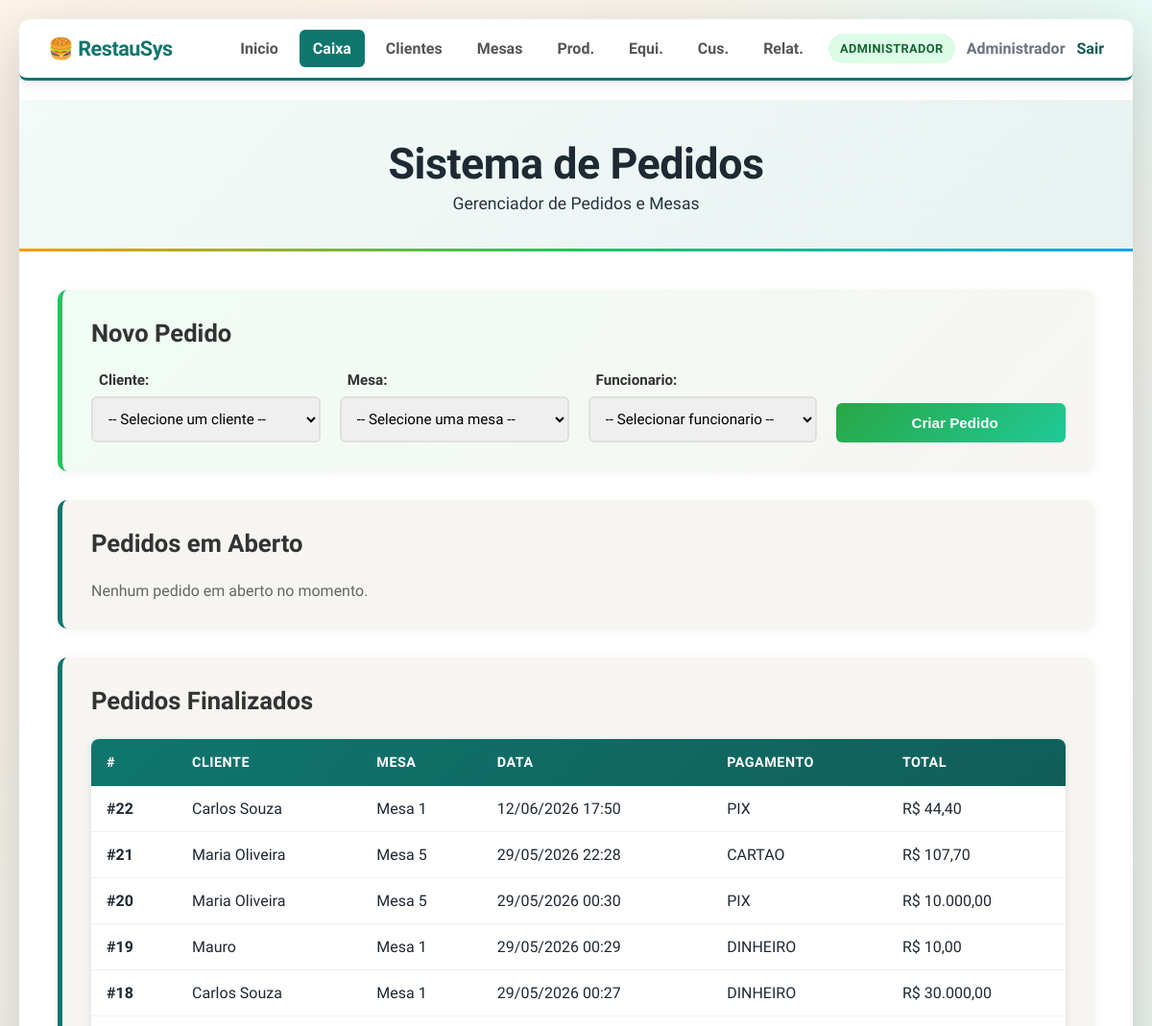
The page /pages/pedidos.php (signed in, upper part) on the database as committed earlier.
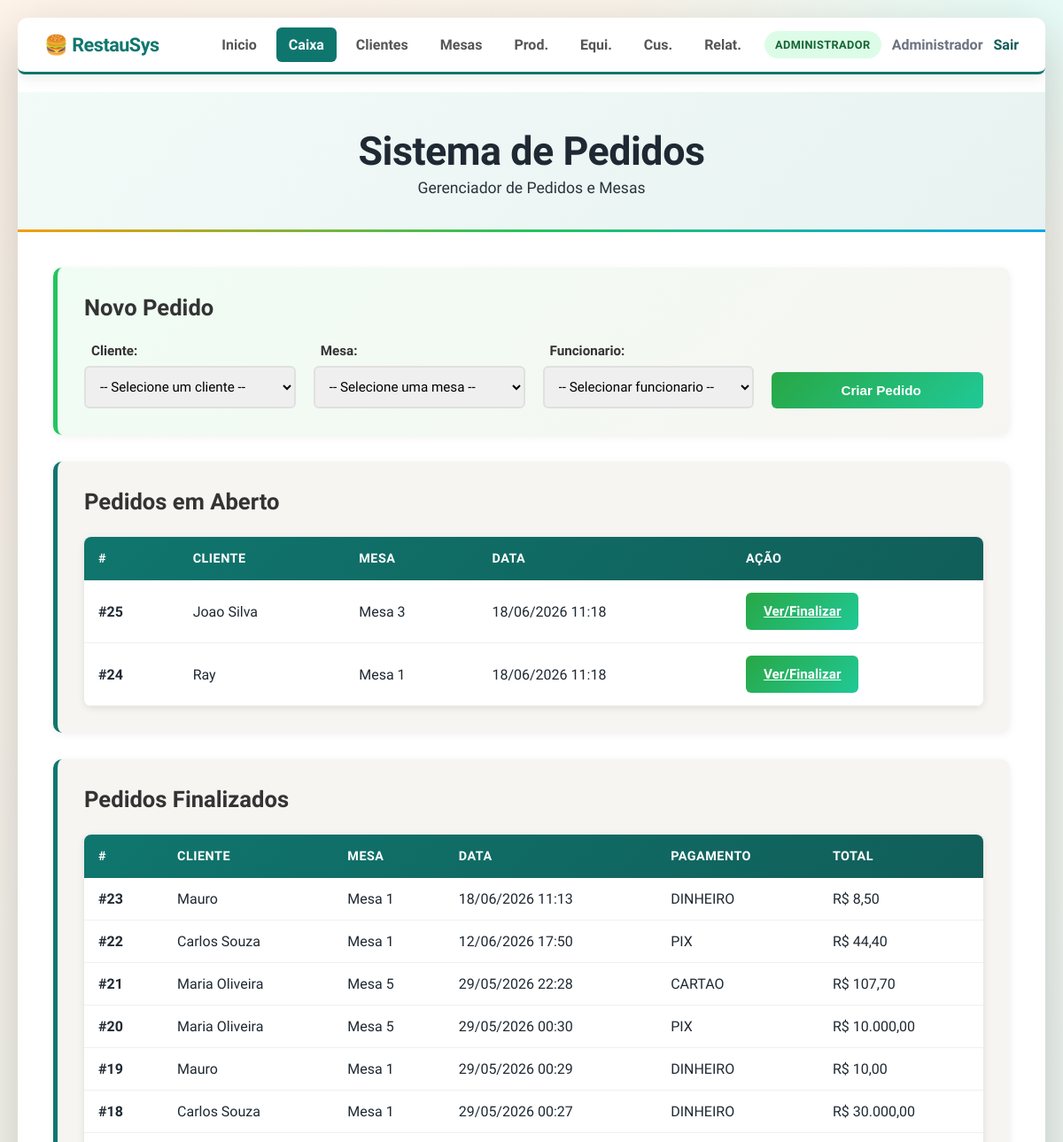
The same page on the database as committed later.
### tables this page shows
CREATE TABLE pedidos (
    id_pedido INTEGER PRIMARY KEY AUTOINCREMENT,
    id_cliente INTEGER,
    id_mesa INTEGER,
    id_funcionario INTEGER,
    data_pedido TEXT DEFAULT CURRENT_TIMESTAMP,
    status TEXT NOT NULL DEFAULT 'aberto' CHECK (status IN ('aberto','fechado','cancelado')),
    forma_de_pagamento TEXT DEFAULT 'DINHEIRO' CHECK (forma_de_pagamento IN ('DINHEIRO','PIX','CARTAO')),
    FOREIGN KEY (id_cliente) REFERENCES clientes(id_cliente),
    FOREIGN KEY (id_mesa) REFERENCES mesas(id_mesa),
    FOREIGN KEY (id_funcionario) REFERENCES funcionarios(id_funcionario)
);

CREATE TABLE clientes (
    id_cliente INTEGER PRIMARY KEY AUTOINCREMENT,
    nome TEXT NOT NULL,
    telefone TEXT,
    email TEXT,
    data_cadastro TEXT DEFAULT CURRENT_TIMESTAMP
);

CREATE TABLE mesas (
    id_mesa INTEGER PRIMARY KEY AUTOINCREMENT,
    numero INTEGER NOT NULL UNIQUE,
    capacidade INTEGER NOT NULL,
    status TEXT NOT NULL DEFAULT 'livre' CHECK (status IN ('livre','ocupada','reservada'))
);

### pages/pedidos.php (the view, shortened to what the changed rows need)
<?php
require_once __DIR__ . '/../config/config.php';
$pedidos_abertos = query_all(
    "SELECT p.id_pedido, c.nome, m.numero, p.data_pedido
     FROM pedidos p
     JOIN clientes c ON p.id_cliente = c.id_cliente
     JOIN mesas m ON p.id_mesa = m.id_mesa
     WHERE p.status = 'aberto'
     ORDER BY p.data_pedido DESC"
);
$pedidos_finalizados = query_all(
    "SELECT p.id_pedido, c.nome, m.numero, p.data_pedido, p.forma_de_pagamento,
            SUM(ip.quantidade * ip.preco_unitario) as total
     FROM pedidos p
     JOIN clientes c ON p.id_cliente = c.id_cliente
     JOIN mesas m ON p.id_mesa = m.id_mesa
     LEFT JOIN itens_pedido ip ON p.id_pedido = ip.id_pedido
     WHERE p.status = 'fechado'
     GROUP BY p.id_pedido
     ORDER BY p.data_pedido DESC"
);
?>
<!DOCTYPE html>
<html lang="pt-BR">
<head>
    <link rel="stylesheet" href="../css/style.css">
</head>
<body>
    <div class="container">
        <?php render_navegacao('pedidos', '../'); ?>
        <header>
            <div class="header-content">
                <h1>Sistema de Pedidos</h1>
            </div>
        </header>
        <main>
            <section class="secao secao-criar">
                <h2>Novo Pedido</h2>
            </section>
            <section class="secao secao-lista">
                <h2>Pedidos em Aberto</h2>
                <?php if (empty($pedidos_abertos)): ?>
                    <p style="color: #666;">Nenhum pedido em aberto no momento.</p>
                <?php else: ?>
                    <div class="tabela-container">
                        <table class="tabela">
                            <thead>
                                <tr>
                                    <th>#</th>
                                    <th>Cliente</th>
                                    <th>Mesa</th>
                                    <th>Data</th>
                                    <th>Ação</th>
                                </tr>
                            </thead>
                            <tbody>
                                <?php foreach ($pedidos_abertos as $p): ?>
                                    <tr>
                                        <td><strong>#<?php echo $p['id_pedido']; ?></strong></td>
                                        <td><?php echo htmlspecialchars($p['nome']); ?></td>
                                        <td>Mesa <?php echo $p['numero']; ?></td>
                                        <td><?php echo date('d/m/Y H:i', strtotime($p['data_pedido'])); ?></td>
                                        <td>
                                            <a class="btn btn-criar" style="width: auto;" href="pedidos.php?id=<?php echo $p['id_pedido']; ?>">
                                                Ver/Finalizar
                                            </a>
                                        </td>
                                    </tr>
                                <?php endforeach; ?>
                            </tbody>
                        </table>
                    </div>
                <?php endif; ?>
            </section>
            <section class="secao secao-lista" id="finalizados">
                <h2>Pedidos Finalizados</h2>
                <?php if (empty($pedidos_finalizados)): ?>
                    <p style="color: #666;">Nenhum pedido finalizado ainda.</p>
                <?php else: ?>
                    <div class="tabela-container">
                        <table class="tabela">
                            <thead>
                                <tr>
                                    <th>#</th>
                                    <th>Cliente</th>
                                    <th>Mesa</th>
                                    <th>Data</th>
                                    <th>Pagamento</th>
                                    <th>Total</th>
                                </tr>
                            </thead>
                            <tbody>
                                <?php foreach ($pedidos_finalizados as $p): ?>
                                    <tr>
                                        <td><strong>#<?php echo $p['id_pedido']; ?></strong></td>
                                        <td><?php echo htmlspecialchars($p['nome']); ?></td>
                                        <td>Mesa <?php echo $p['numero']; ?></td>
                                        <td><?php echo date('d/m/Y H:i', strtotime($p['data_pedido'])); ?></td>
                                        <td><?php echo htmlspecialchars($p['forma_de_pagamento']); ?></td>
                                        <td>R$ <?php echo number_format((float)($p['total'] ?? 0), 2, ',', '.'); ?></td>
                                    </tr>
                                <?php endforeach; ?>
                            </tbody>
                        </table>
                    </div>
                <?php endif; ?>
            </section>
        </main>
    </div>
</body>
</html>

### config/config.php (shortened to what the changed rows need)
<?php
$pdo = initialize_database(DB_PATH, false);
function query_all(string $sql, array $params = []): array
{
    global $pdo;
    $stmt = $pdo->prepare($sql);
    $stmt->execute($params);
    return $stmt->fetchAll() ?: [];
}
function render_navegacao(string $ativo, string $base_path = '../'): void
{
    $itens = [
        ['chave' => 'dashboard', 'titulo' => 'Inicio', 'href' => $base_path . 'index.php', 'roles' => [PERFIL_ADMIN, PERFIL_GARCOM]],
        ['chave' => 'pedidos', 'titulo' => 'Caixa', 'href' => $base_path . 'pages/pedidos.php', 'roles' => [PERFIL_ADMIN, PERFIL_GARCOM]],
        ['chave' => 'clientes', 'titulo' => 'Clientes', 'href' => $base_path . 'pages/clientes.php', 'roles' => [PERFIL_ADMIN, PERFIL_GARCOM]],
        ['chave' => 'mesas', 'titulo' => 'Mesas', 'href' => $base_path . 'pages/mesas.php', 'roles' => [PERFIL_ADMIN, PERFIL_GARCOM]],
        ['chave' => 'produtos', 'titulo' => 'Prod.', 'href' => $base_path . 'pages/produtos.php', 'roles' => [PERFIL_ADMIN, PERFIL_GARCOM]],
        ['chave' => 'funcionarios', 'titulo' => 'Equi.', 'href' => $base_path . 'pages/funcionarios.php', 'roles' => [PERFIL_ADMIN]],
        ['chave' => 'despesas', 'titulo' => 'Cus.', 'href' => $base_path . 'pages/despesas.php', 'roles' => [PERFIL_ADMIN]],
        ['chave' => 'relatorios', 'titulo' => 'Relat.', 'href' => $base_path . 'pages/relatorios.php', 'roles' => [PERFIL_ADMIN]],
    ];
    echo '<nav class="navbar">';
    echo '<div class="nav-right">';
    echo '<ul class="nav-links">';
    foreach ($itens as $item) {
        $classe_ativa = $item['chave'] === $ativo ? ' class="active"' : '';
        echo '<li><a' . $classe_ativa . ' href="' . htmlspecialchars($item['href']) . '">' . htmlspecialchars($item['titulo']) . '</a></li>';
    }
    echo '</ul>';
    echo '</div>';
    echo '</nav>';
}

Rows that differ between the two databases and show on the page:
added pedidos: id_pedido "25", id_cliente.nome "Joao Silva", id_mesa.numero "3", data_pedido "18/06/2026 11:18", shown under "Pedidos em Aberto"
added pedidos: id_pedido "24", id_cliente.nome "Ray", id_mesa.numero "1", data_pedido "18/06/2026 11:18", shown under "Pedidos em Aberto"
added pedidos: id_pedido "23", nome "Mauro", numero "1", data_pedido "18/06/2026 11:13", forma_de_pagamento "DINHEIRO", total "8,50", shown under "Pedidos Finalizados"
Other text that changed with them:
text no longer shown: "Nenhum pedido em aberto no momento."
text now shown: "# CLIENTE MESA DATA AÇÃO"
